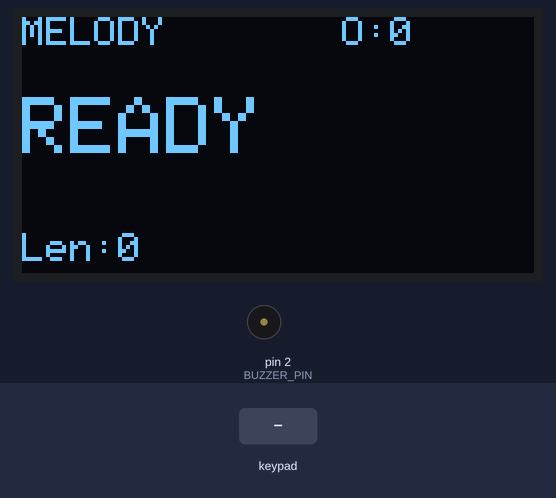
A sketch run on a simulated Arduino Uno, built with avr-gcc and run on an emulated ATmega328P. On the bench: 128×64 one-colour display, buzzer (waves = sounding). The test bench sets the inputs (shaded band).

Above: at 1.2 s.
1.3 s: keypad keys 6 5 4 3 D pressed 0.4 s apart
At 4.4 s:
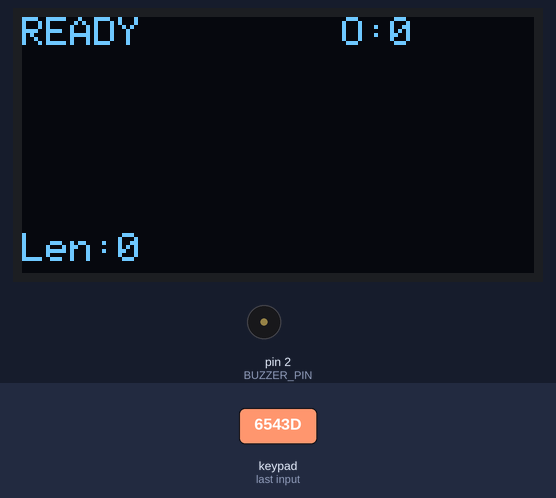
4.8 s: key '1' pressed
At 5.6 s:
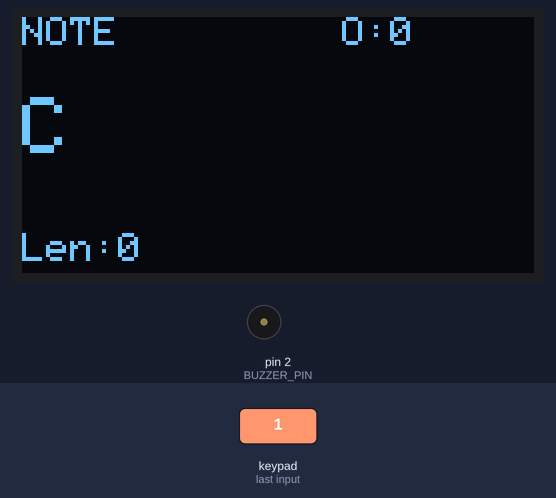
6.4 s: keypad keys 1 0 9 8 7 # pressed 0.4 s apart
At 9.9 s:
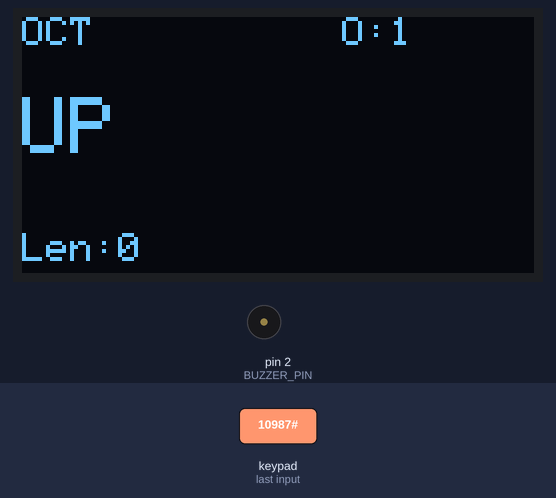
10.3 s: key 'A' pressed
At 11.3 s:
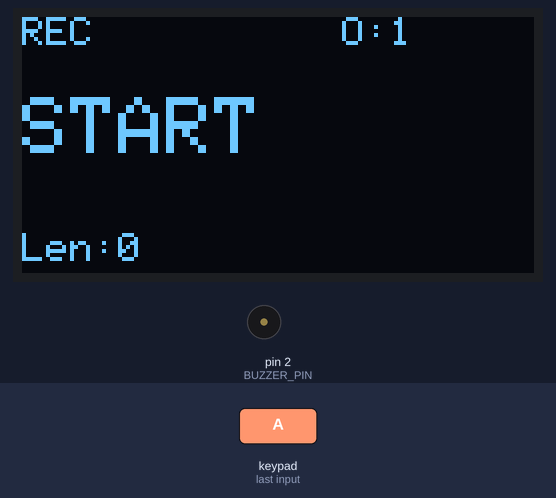
11.8 s: keypad keys 6 5 4 3 # pressed 0.4 s apart
At 14.7 s:
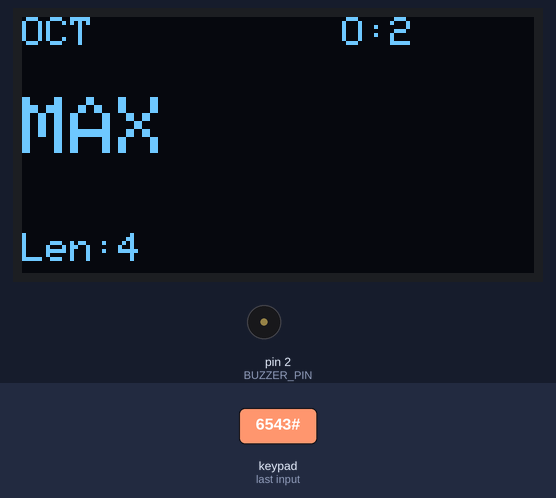
15.3 s: key 'C' pressed
At 16.99 s:
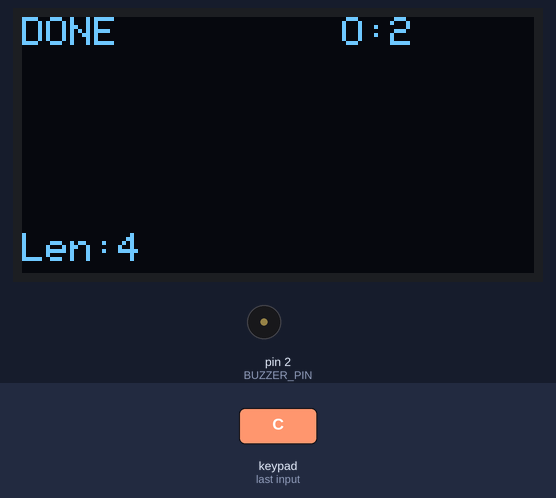
Timing chart, 0 to 18.2 s (numbered marks = the images above; inputs shaded):
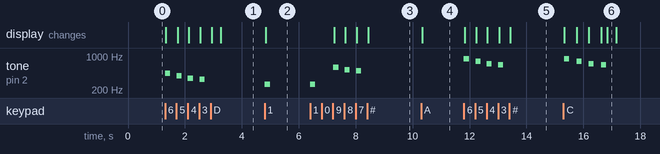

Measured:
- after the input at 1.3 s, tone on pin 2 (BUZZER_PIN): plays 440 Hz for 0.18 s, 392 Hz for 0.18 s, 349 Hz for 0.18 s, 330 Hz for 0.18 s, starting at once; the display: first changes at once (image 1 shows a later state)
- after the input at 4.8 s, tone on pin 2 (BUZZER_PIN): silent → 262 Hz at once, → silent 0.18 s later; the display: changes at once (image 2)
- after the input at 6.4 s, tone on pin 2 (BUZZER_PIN): plays 262 Hz for 0.18 s, 587 Hz for 0.18 s, 523 Hz for 0.18 s, 494 Hz for 0.18 s, starting at once; the display: first changes after 0.85 s (image 3 shows a later state)
- after the input at 10.3 s, the display: changes at once (image 4)
- after the input at 11.8 s, tone on pin 2 (BUZZER_PIN): plays 880 Hz for 0.18 s, 784 Hz for 0.18 s, 698 Hz for 0.18 s, 660 Hz for 0.18 s, starting at once; the display: first changes at once (image 5 shows a later state)
- after the input at 15.3 s, tone on pin 2 (BUZZER_PIN): plays 880 Hz for 0.18 s, 784 Hz for 0.18 s, 698 Hz for 0.18 s, 660 Hz for 0.18 s, starting at once; the display: first changes at once (image 6 shows a later state)

The sketch:

Melody_Recorder.ino
```cpp
#include <Wire.h>
#include <Adafruit_GFX.h>
#include <Adafruit_SSD1306.h>
#include <Keypad.h>

/* ---------- OLED ---------- */
#define SCREEN_W 128
#define SCREEN_H 64
Adafruit_SSD1306 display(SCREEN_W, SCREEN_H, &Wire, -1);
bool oledOK = false;

/* ---------- BUZZER ---------- */
#define BUZZER_PIN   2
#define NOTE_DURATION_MS 180   // default note on-time in milliseconds

bool          g_toneActive = false;
unsigned long g_toneEnd    = 0;

/* ---------- NOTES ---------- */
struct KeyNote {
  char        key;
  const char* name;
  uint16_t    freq;
};

const KeyNote KNOTES[] = {
  {'1', "C4", 262}, {'2', "D4", 294}, {'3', "E4", 330},
  {'4', "F4", 349}, {'5', "G4", 392}, {'6', "A4", 440},
  {'7', "B4", 494}, {'8', "C5", 523}, {'9', "D5", 587}
};

const uint8_t NKNOTES = sizeof(KNOTES) / sizeof(KNOTES[0]);

/* ---------- KEYPAD ---------- */
const byte ROWS = 4;
const byte COLS = 4;

char keyMap[ROWS][COLS] = {
  {'1', '2', '3', 'A'},
  {'4', '5', '6', 'B'},
  {'7', '8', '9', 'C'},
  {'*', '0', '#', 'D'}
};

byte rowPins[ROWS] = {10, 9, 8, 7};
byte colPins[COLS] = {6, 5, 4, 3};

Keypad kpad = Keypad(makeKeymap(keyMap), rowPins, colPins, ROWS, COLS);

/* ---------- RECORD ---------- */
#define MAX_SEQ 50

struct NoteEvent {
  uint16_t freq;
  uint16_t gap;   // ms since previous note press (0 for first note)
};

NoteEvent seq[MAX_SEQ];
uint8_t   len = 0;

bool          recording = false;
unsigned long lastPress = 0;

/* ---------- OCTAVE ---------- */
int octave = 0;   // range: -2 to +2

uint16_t applyOctave(uint16_t f) {
  if (octave > 0) return f << octave;
  if (octave < 0) {
    uint8_t shift = (uint8_t)(-octave);
    if (shift >= 16) return 1;   // prevent full underflow
    return f >> shift;
  }
  return f;
}

/* ---------- HELPERS ---------- */
uint16_t freqOf(char k) {
  for (uint8_t i = 0; i < NKNOTES; i++) {
    if (KNOTES[i].key == k) return KNOTES[i].freq;
  }
  return 0;
}

// Returns the note letter (e.g. "C", "G") for a given frequency,
// accounting for the ±2 octave shifts that applyOctave() can produce.
const char* nameOf(uint16_t f) {
  for (uint8_t i = 0; i < NKNOTES; i++) {
    uint16_t base = KNOTES[i].freq;
    if (f == base        ||
        f == (base << 1) || f == (base << 2) ||
        f == (base >> 1) || f == (base >> 2)) {
      static char n[2];
      n[0] = KNOTES[i].name[0];
      n[1] = '\0';
      return n;
    }
  }
  return "?";
}

/* ---------- OLED ---------- */
void drawScreen(const char* top, const char* mid) {
  if (!oledOK) return;

  display.clearDisplay();
  display.setTextColor(SSD1306_WHITE);

  // Top row: mode label on the left, octave on the right
  display.setTextSize(1);
  display.setCursor(0, 0);
  display.print(top);
  display.setCursor(80, 0);
  display.print("O:");
  display.print(octave);

  // Large centre note name
  display.setTextSize(2);
  display.setCursor(0, 20);
  display.print(mid);

  // Bottom row: recorded length
  display.setTextSize(1);
  display.setCursor(0, 54);
  display.print("Len:");
  display.print(len);

  display.display();
}

/* ---------- SOUND ---------- */
void idle() {
  noTone(BUZZER_PIN);
  digitalWrite(BUZZER_PIN, HIGH);
  g_toneActive = false;
}

void playTone(uint16_t f, uint16_t d) {
  if (!f || !d) return;
  noTone(BUZZER_PIN);
  tone(BUZZER_PIN, f);
  g_toneEnd    = millis() + d;
  g_toneActive = true;
}

void updateSound() {
  if (g_toneActive && millis() >= g_toneEnd) {
    idle();
  }
}

/* ---------- NOTE ---------- */
void note(char k) {
  uint16_t base = freqOf(k);
  if (!base) return;

  uint16_t      f   = applyOctave(base);
  unsigned long now = millis();

  playTone(f, NOTE_DURATION_MS);
  drawScreen(recording ? "REC" : "NOTE", nameOf(f));

  if (recording && len < MAX_SEQ) {
    seq[len].freq = f;

    if (len == 0) {
      seq[len].gap = 0;
    } else {
      unsigned long g = now - lastPress;
      seq[len].gap = (g > 65535) ? 65535 : (uint16_t)g;
    }

    lastPress = now;
    len++;
  }
}

/* ---------- PLAYBACK ---------- */
void playback() {
  if (len == 0) {
    drawScreen("PLAY", "EMPTY");
    delay(400);
    drawScreen("READY", "");
    return;
  }

  recording = false;

  for (uint8_t i = 0; i < len; i++) {
    // Gap stored in the *next* note tells us how long after this note
    // the player waited before pressing again.
    uint16_t gapAfter = (i + 1 < len) ? seq[i + 1].gap : 0;
    uint16_t dur      = NOTE_DURATION_MS;

    // If the player pressed the next note before the default duration
    // elapsed, shorten the tone so notes don't bleed into each other.
    if (gapAfter > 0 && gapAfter < dur) dur = gapAfter;

    drawScreen("PLAY", nameOf(seq[i].freq));
    playTone(seq[i].freq, dur);
    delay(dur);
    idle();

    // Preserve the original silence between notes.
    if (gapAfter > dur) delay(gapAfter - dur);
  }

  drawScreen("DONE", "");
  delay(300);
  drawScreen("READY", "");
}

/* ---------- CONTROL ---------- */
void control(char k) {
  switch (k) {
    case 'A':
      len       = 0;
      recording = true;
      lastPress = millis();
      drawScreen("REC", "START");
      break;

    case 'B':
      recording = false;
      drawScreen("READY", "");
      break;

    case 'C':
      playback();
      break;

    case 'D':
      len       = 0;
      recording = false;
      drawScreen("CLEAR", "");
      delay(300);
      drawScreen("READY", "");
      break;

    case '*':
      if (octave > -2) octave--;
      drawScreen("OCT", octave == -2 ? "MIN" : "DOWN");
      break;

    case '#':
      if (octave < 2) octave++;
      drawScreen("OCT", octave == 2 ? "MAX" : "UP");
      break;
  }
}

/* ---------- SETUP ---------- */
void setup() {
  pinMode(BUZZER_PIN, OUTPUT);
  idle();

  kpad.setDebounceTime(20);

  Wire.begin();
  Wire.setClock(100000);

  oledOK = display.begin(SSD1306_SWITCHCAPVCC, 0x3C);

  if (oledOK) {
    drawScreen("MELODY", "READY");
  }
}

/* ---------- LOOP ---------- */
void loop() {
  char k = kpad.getKey();

  if (k) {
    if (freqOf(k)) note(k);
    else            control(k);
  }

  updateSound();
}
```
